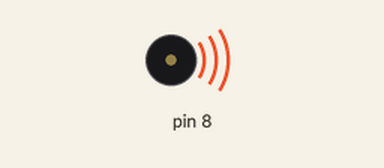
Simulated run of this sketch. Board: Arduino Uno, built with avr-gcc and run on an emulated ATmega328P. Parts: buzzer (waves = sounding).

Above: at 0.12 s.
At 2.67 s:
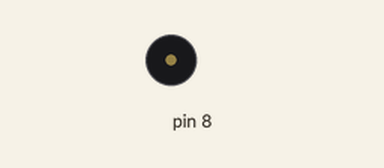
Timing chart, 0 to 6.5 s (numbered marks = the images above):
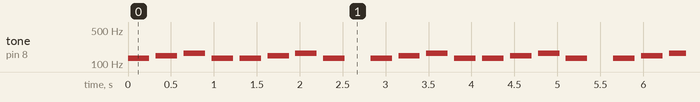

The sketch:

6_3_____1____.ino
```cpp
/*
  Melody
 */
#define NOTE_C3  131
#define NOTE_SC3 139
#define NOTE_D3  147
#define NO
#define NOTE_E3  165
#define NOTE_F3  175
#define NOTE_G3  196
#define NOTE-sg3 208
#define NOTE_A3  220
#define NOTE_B3  247
#define NOTE_C4  262

// notes in the melody:
int melody[] = {
  NOTE_C3, NOTE_D3, NOTE_E3, NOTE_C3, NOTE_C3, NOTE_D3, NOTE_E3, NOTE_C3
};

// note durations: 4 = quarter note, 8 = eighth note, etc.:
int noteDurations[] = {
  4, 4, 4, 4, 4, 4, 4, 4
};

void setup() {
  // iterate over the notes of the melody:
}

void loop() {
  // no need to repeat the melody.
    // iterate over the notes of the melody:
  for (int thisNote = 0; thisNote < 8; thisNote++) {

    // to calculate the note duration, take one second
    // divided by the note type.
    //e.g. quarter note = 1000 / 4, eighth note = 1000/8, etc.
    int noteDuration = 1000 / noteDurations[thisNote];
    tone(8, melody[thisNote], noteDuration);

    // to distinguish the notes, set a minimum time between them.
    // the note's duration + 30% seems to work well:
    int pauseBetweenNotes = noteDuration * 1.3;
    delay(pauseBetweenNotes);
    // stop the tone playing:
    noTone(8);
  }
  delay(225);
}
```

Measured:
- by itself, tone on pin 8: repeats every 2.8 s: silent 0.08 s, 147 Hz 0.25 s, silent 0.08 s, 165 Hz 0.25 s, 2 × (silent 0.08 s, 131 Hz 0.25 s), silent 0.08 s, 147 Hz 0.25 s, silent 0.08 s, 165 Hz 0.25 s, silent 0.08 s, 131 Hz 0.25 s, silent 0.30 s, 131 Hz 0.25 s
